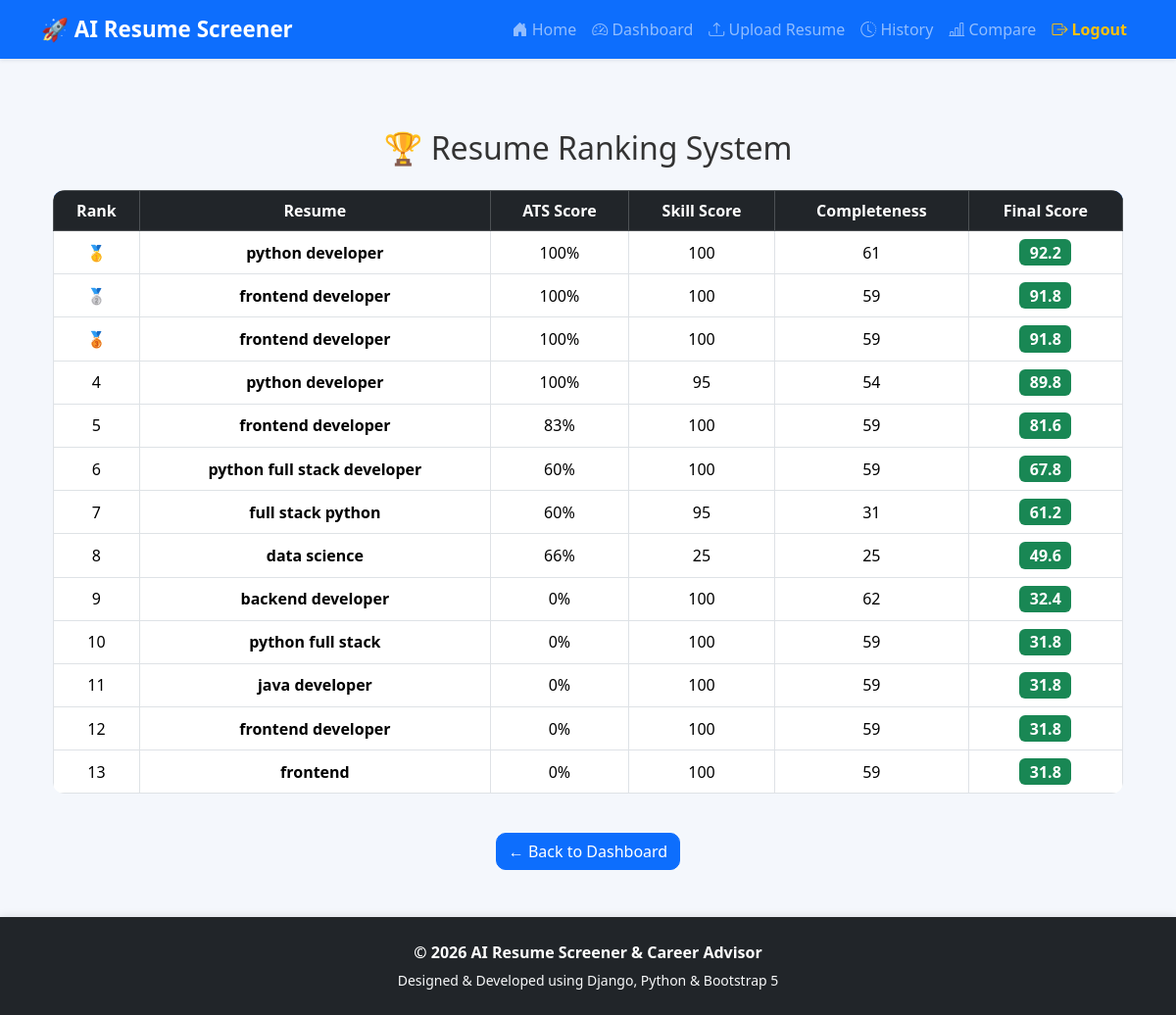
/resume/ranking/ (signed in), run on the app's committed database.
### resumes/models.py (models this page shows, shortened)
class Resume(models.Model):
    user = models.ForeignKey(
        User,
        on_delete=models.CASCADE
    )
    title = models.CharField(
        max_length=200
    )
    resume_file = models.FileField(
        upload_to="resumes/"
    )
    extracted_text = models.TextField(
        blank=True
    )
    skills = models.TextField(
        blank=True
    )
    job_description = models.TextField(
        blank=True
    )
    job_role = models.CharField(
    max_length=200,
    blank=True,
    null=True
)
    company_name = models.CharField(
        max_length=200,
        blank=True,
        null=True
    )
    ats_score = models.IntegerField(
        default=0
    )
    cover_letter = models.TextField(
        blank=True,
        null=True
    )
    version = models.IntegerField(
        default=1
    )
    parent_resume = models.ForeignKey(
        "self",
        null=True,
        blank=True,
        on_delete=models.SET_NULL,
        related_name="versions"
    )
    uploaded_at = models.DateTimeField(
        auto_now_add=True
    )

### resumes/views.py (the view)
@login_required
def resume_ranking(request):
    resumes = Resume.objects.filter(
        user=request.user
    )
    ranked_resumes = rank_resumes(resumes)
    return render(
        request,
        "resumes/ranking.html",
        {
            "ranked_resumes": ranked_resumes,
        },
    )

### resumes/ranking.py (called while the page is built)
def calculate_final_score(resume):
    ats_score = resume.ats_score or 0
    skills = []
    if resume.skills:
        skills = [
            skill.strip()
            for skill in resume.skills.split(",")
            if skill.strip()
        ]
    skill_score = min(len(skills) * 5, 100)
    text_length = len(resume.extracted_text or "")
    completeness = min(text_length // 50, 100)
    final_score = round(
        (ats_score * 0.6) +
        (skill_score * 0.2) +
        (completeness * 0.2),
        2
    )
    return {
        "ats_score": ats_score,
        "skill_score": skill_score,
        "completeness": completeness,
        "final_score": final_score,
    }

def rank_resumes(resumes):
    ranked = []
    for resume in resumes:
        scores = calculate_final_score(resume)
        ranked.append({
            "resume": resume,
            "ats_score": scores["ats_score"],
            "skill_score": scores["skill_score"],
            "completeness": scores["completeness"],
            "final_score": scores["final_score"],
        })
    ranked.sort(
        key=lambda x: x["final_score"],
        reverse=True
    )
    return ranked

### templates/resumes/ranking.html (shortened to what this page needs)
{% extends "base.html" %}
{% block content %}
<div class="container mt-4">
    <h2 class="text-center mb-4">
        🏆 Resume Ranking System
    </h2>
    {% if ranked_resumes %}
    <div class="table-responsive">
        <table class="table table-bordered table-hover align-middle text-center">
            <thead class="table-dark">
                <tr>
                    <th>Rank</th>
                    <th>Resume</th>
                    <th>ATS Score</th>
                    <th>Skill Score</th>
                    <th>Completeness</th>
                    <th>Final Score</th>
                </tr>
            </thead>
            <tbody>
                {% for item in ranked_resumes %}
                <tr>
                    <td>
                        {% if forloop.counter == 1 %}
                            🥇
                        {% elif forloop.counter == 2 %}
                            🥈
                        {% elif forloop.counter == 3 %}
                            🥉
                        {% else %}
                            {{ forloop.counter }}
                        {% endif %}
                    </td>
                    <td>
                        <strong>
                            {{ item.resume.title }}
                        </strong>
                    </td>
                    <td>
                        {{ item.ats_score }}%
                    </td>
                    <td>
                        {{ item.skill_score }}
                    </td>
                    <td>
                        {{ item.completeness }}
                    </td>
                    <td>
                        <span class="badge bg-success fs-6">
                            {{ item.final_score }}
                        </span>
                    </td>
                </tr>
                {% endfor %}
            </tbody>
        </table>
    </div>
    {% else %}
    <div class="alert alert-warning text-center">
        No resumes available for ranking.
    </div>
    {% endif %}
    <div class="text-center mt-4">
        <a href="{% url 'dashboard' %}" class="btn btn-primary">
            ← Back to Dashboard
        </a>
    </div>
</div>
{% endblock %}

### static/css/style.css (style rules this page uses)
body { background:#f4f7fc; font-family: "Segoe UI", Tahoma, Geneva, Verdana, sans-serif; color:#333; }
.btn { border-radius:10px; transition:.3s; }
.table { background:white; border-radius:12px; overflow:hidden; }
.table thead { background:#0d6efd; color:white; }
html, body { height:100%; }
body { display:flex; flex-direction:column; min-height:100vh; }
.container { flex:1; }

### data on the page
Resume: resume "python developer", ats_score "100", skill_score "100", completeness "61", final_score "92.2"
Resume: resume "frontend developer", ats_score "100", skill_score "100", completeness "59", final_score "91.8"
Resume: resume "frontend developer", ats_score "100", skill_score "100", completeness "59", final_score "91.8"
Resume: resume "python developer", ats_score "100", skill_score "95", completeness "54", final_score "89.8"
Resume: resume "frontend developer", ats_score "83", skill_score "100", completeness "59", final_score "81.6"
Resume: resume "python full stack developer", ats_score "60", skill_score "100", completeness "59", final_score "67.8"
Resume: resume "full stack python", ats_score "60", skill_score "95", completeness "31", final_score "61.2"
Resume: resume "data science", ats_score "66", skill_score "25", completeness "25", final_score "49.6"
Resume: resume "backend developer", ats_score "0", skill_score "100", completeness "62", final_score "32.4"
Resume: resume "python full stack", ats_score "0", skill_score "100", completeness "59", final_score "31.8"
Resume: resume "java developer", ats_score "0", skill_score "100", completeness "59", final_score "31.8"
Resume: resume "frontend developer", ats_score "0", skill_score "100", completeness "59", final_score "31.8"
Resume: resume "frontend", ats_score "0", skill_score "100", completeness "59", final_score "31.8"
